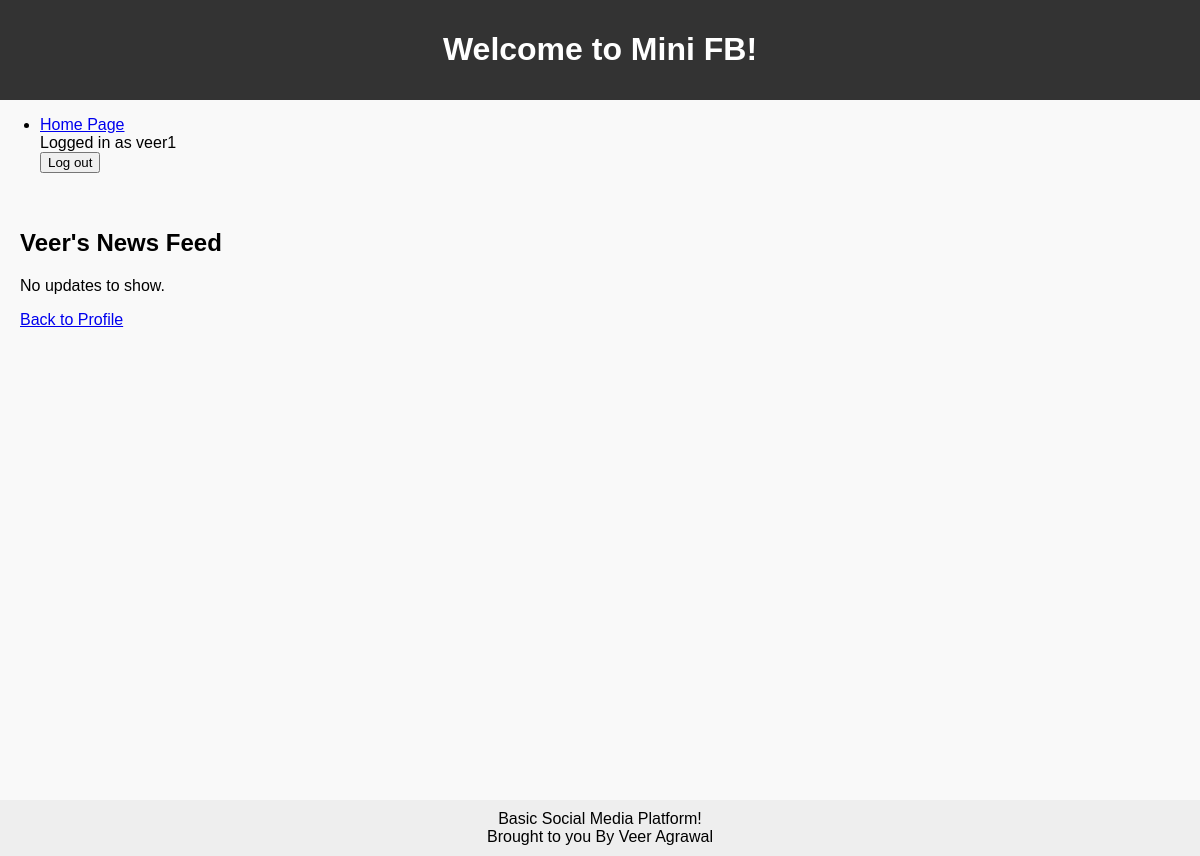
The app's page /mini_fb/profile/1/news_feed (signed in), older data.
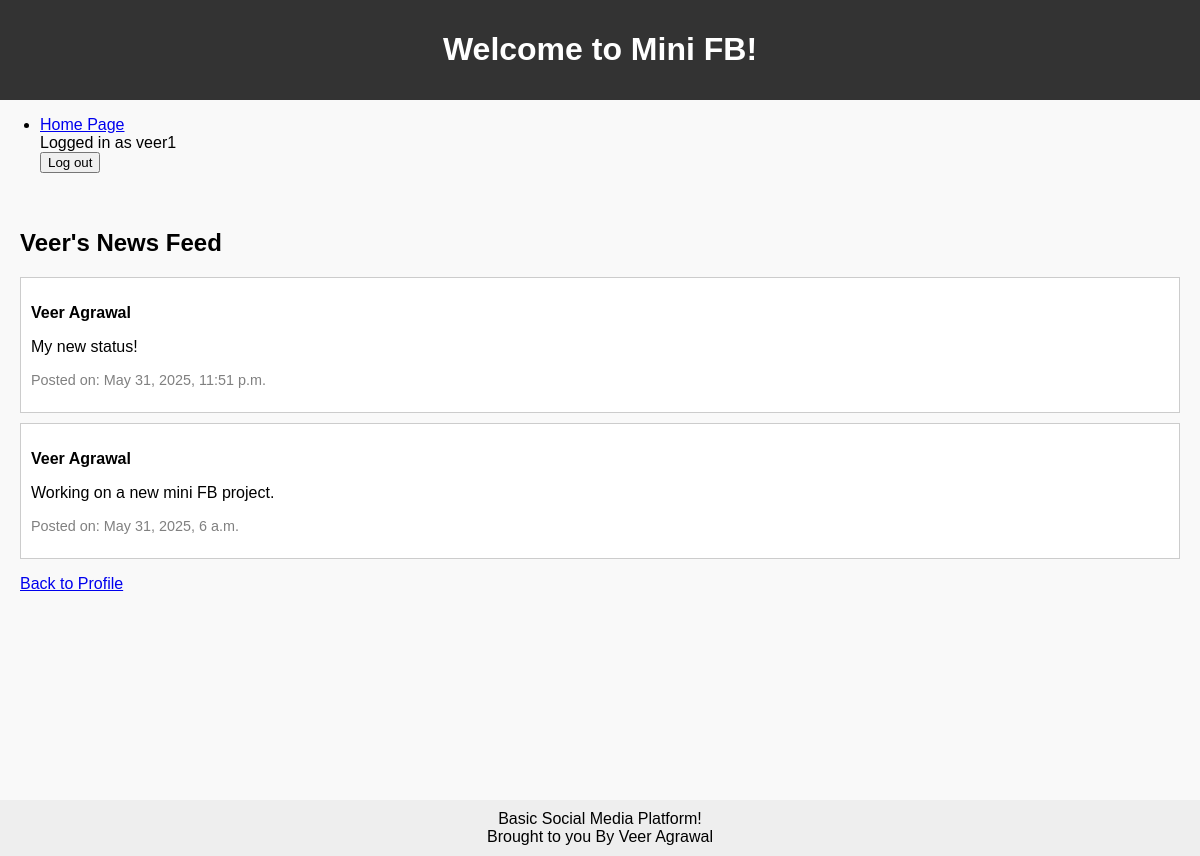
The same page, newer data.
### mini_fb/models.py (models this page shows, shortened)
class StatusMessage(models.Model):
    timestamp = models.DateTimeField(default=timezone.now)
    message = models.TextField()
    profile = models.ForeignKey('Profile', on_delete=models.CASCADE)
    def get_images(self):
        return Image.objects.filter(statusimage__status_message=self)

class Profile(models.Model):
    firstName = models.TextField(blank=True)
    lastName = models.TextField(blank=True)
    city = models.TextField(blank=True)
    email = models.TextField(blank=True)
    image_url = models.URLField(blank = True)
    user = models.ForeignKey(User, on_delete=models.CASCADE)
    def get_friends(self):
        friends = []
        f1 = Friend.objects.filter(profile1=self)
        friends += [f.profile2 for f in f1]
        f2 = Friend.objects.filter(profile2=self)
        friends += [f.profile1 for f in f2]
        return friends
    def get_news_feed(self):
        friends = self.get_friends()
        profiles = [self] + friends
        return StatusMessage.objects.filter(profile__in=profiles).order_by('-timestamp')

### mini_fb/views.py (the view)
# urls.py: path('profile/<int:pk>/news_feed', login_required(ShowNewsFeedView.as_view(), login_url='login'), name='news_feed'),
class ShowNewsFeedView(LoginRequiredMixin, DetailView):
    model = Profile
    template_name = 'mini_fb/news_feed.html'
    context_object_name = 'profile'
    login_url = 'login'
    def get_context_data(self, **kwargs):
        context = super().get_context_data(**kwargs)
        context['feed'] = self.object.get_news_feed()
        return context

### mini_fb/templates/mini_fb/news_feed.html (shortened to what this page needs)
{% extends "mini_fb/base.html" %}
{% block content %}
<h2>{{ profile.firstName }}'s News Feed</h2>
{% for status in feed %}
    <div class="status-message">
        <p><strong>{{ status.profile.firstName }} {{ status.profile.lastName }}</strong></p>
        <p>{{ status.message }}</p>
        <p class="timestamp">Posted on: {{ status.timestamp }}</p>
    </div>
{% empty %}
    <p>No updates to show.</p>
{% endfor %}
<p><a href="{% url 'show_profile' profile.pk %}">Back to Profile</a></p>
{% endblock %}

Row changes from the older to the newer data that the page shows:
added StatusMessage: profile.firstName "Veer", profile.lastName "Agrawal", message "My new status!", timestamp "May 31, 2025, 11:51 p.m."
added StatusMessage: profile.firstName "Veer", profile.lastName "Agrawal", message "Working on a new mini FB project.", timestamp "May 31, 2025, 6 a.m."
Text that changed along with them:
text no longer shown: "No updates to show."
